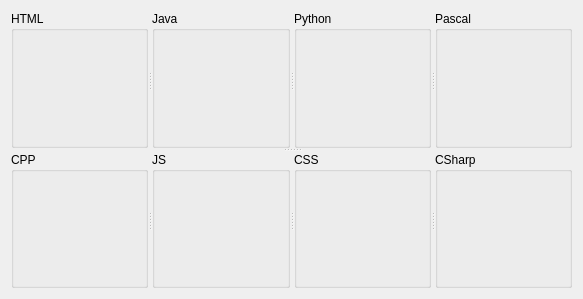
<?xml version="1.0" encoding="UTF-8"?>
<ui version="4.0">
 <class>MainBox</class>
 <widget class="QWidget" name="MainBox">
  <property name="geometry">
   <rect>
    <x>0</x>
    <y>0</y>
    <width>583</width>
    <height>299</height>
   </rect>
  </property>
  <property name="windowTitle">
   <string>Dialog</string>
  </property>
  <layout class="QVBoxLayout" name="verticalLayout_9">
   <item>
    <widget class="QSplitter" name="splitter_2">
     <property name="orientation">
      <enum>Qt::Vertical</enum>
     </property>
     <widget class="QSplitter" name="splitter2">
      <property name="orientation">
       <enum>Qt::Horizontal</enum>
      </property>
      <widget class="QGroupBox" name="gb_HTML">
       <property name="title">
        <string>HTML</string>
       </property>
       <layout class="QVBoxLayout" name="verticalLayout_5">
        <item>
         <widget class="QsciScintilla" name="te_HTML">
          <property name="toolTip">
           <string/>
          </property>
          <property name="whatsThis">
           <string/>
          </property>
         </widget>
        </item>
       </layout>
      </widget>
      <widget class="QGroupBox" name="gb_Java">
       <property name="title">
        <string>Java</string>
       </property>
       <layout class="QVBoxLayout" name="verticalLayout_6">
        <item>
         <widget class="QsciScintilla" name="te_Java">
          <property name="toolTip">
           <string/>
          </property>
          <property name="whatsThis">
           <string/>
          </property>
         </widget>
        </item>
       </layout>
      </widget>
      <widget class="QGroupBox" name="gb_Python">
       <property name="title">
        <string>Python</string>
       </property>
       <layout class="QVBoxLayout" name="verticalLayout_7">
        <item>
         <widget class="QsciScintilla" name="te_Python">
          <property name="toolTip">
           <string/>
          </property>
          <property name="whatsThis">
           <string/>
          </property>
         </widget>
        </item>
       </layout>
      </widget>
      <widget class="QGroupBox" name="gb_Pascal">
       <property name="title">
        <string>Pascal</string>
       </property>
       <layout class="QVBoxLayout" name="verticalLayout_8">
        <item>
         <widget class="QsciScintilla" name="te_Pascal">
          <property name="toolTip">
           <string/>
          </property>
          <property name="whatsThis">
           <string/>
          </property>
         </widget>
        </item>
       </layout>
      </widget>
     </widget>
     <widget class="QSplitter" name="splitter">
      <property name="orientation">
       <enum>Qt::Horizontal</enum>
      </property>
      <widget class="QGroupBox" name="gb_CPP">
       <property name="title">
        <string>CPP</string>
       </property>
       <layout class="QVBoxLayout" name="verticalLayout">
        <item>
         <widget class="QsciScintilla" name="te_CPP">
          <property name="toolTip">
           <string/>
          </property>
          <property name="whatsThis">
           <string/>
          </property>
         </widget>
        </item>
       </layout>
      </widget>
      <widget class="QGroupBox" name="gb_JS">
       <property name="title">
        <string>JS</string>
       </property>
       <layout class="QVBoxLayout" name="verticalLayout_2">
        <item>
         <widget class="QsciScintilla" name="te_JS"/>
        </item>
       </layout>
      </widget>
      <widget class="QGroupBox" name="gb_CSS">
       <property name="title">
        <string>CSS</string>
       </property>
       <layout class="QVBoxLayout" name="verticalLayout_3">
        <item>
         <widget class="QsciScintilla" name="te_CSS">
          <property name="toolTip">
           <string/>
          </property>
          <property name="whatsThis">
           <string/>
          </property>
         </widget>
        </item>
       </layout>
      </widget>
      <widget class="QGroupBox" name="gb_CSharp">
       <property name="title">
        <string>CSharp</string>
       </property>
       <layout class="QVBoxLayout" name="verticalLayout_4">
        <item>
         <widget class="QsciScintilla" name="te_CSharp">
          <property name="toolTip">
           <string/>
          </property>
          <property name="whatsThis">
           <string/>
          </property>
         </widget>
        </item>
       </layout>
      </widget>
     </widget>
    </widget>
   </item>
  </layout>
 </widget>
 <customwidgets>
  <customwidget>
   <class>QsciScintilla</class>
   <extends>QFrame</extends>
   <header>qsciscintilla.h</header>
   <container>1</container>
  </customwidget>
 </customwidgets>
 <resources/>
 <connections/>
</ui>
